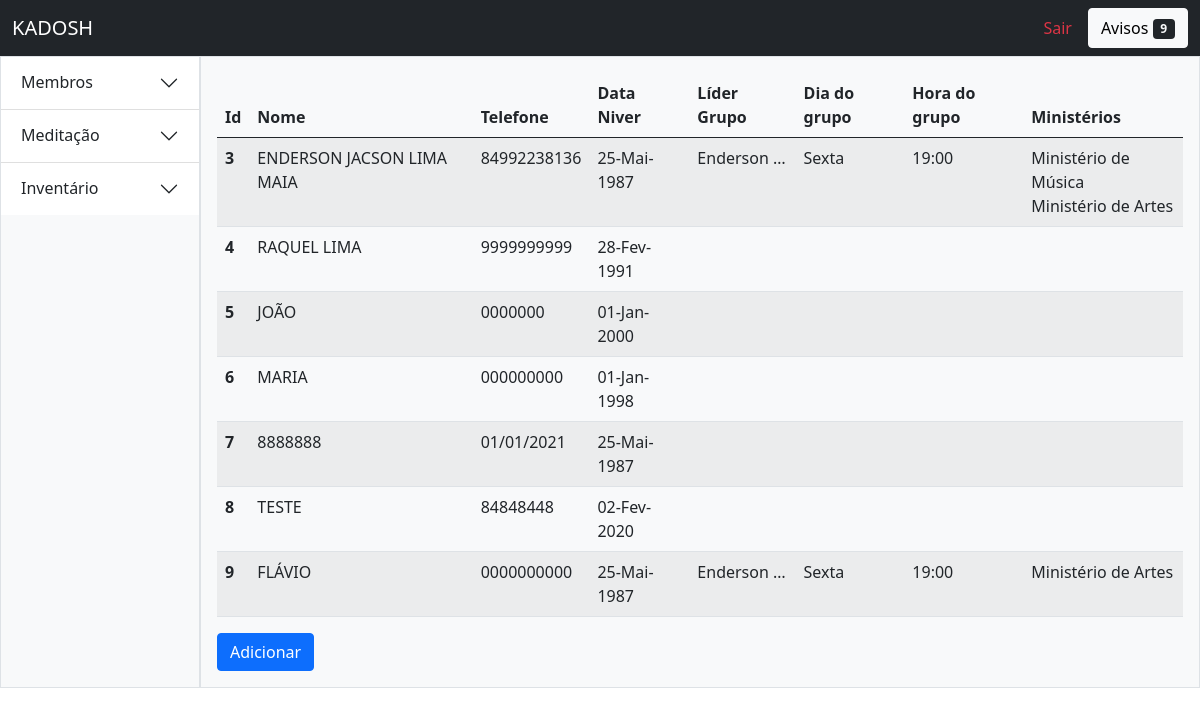
The app's page / (signed in), older data.
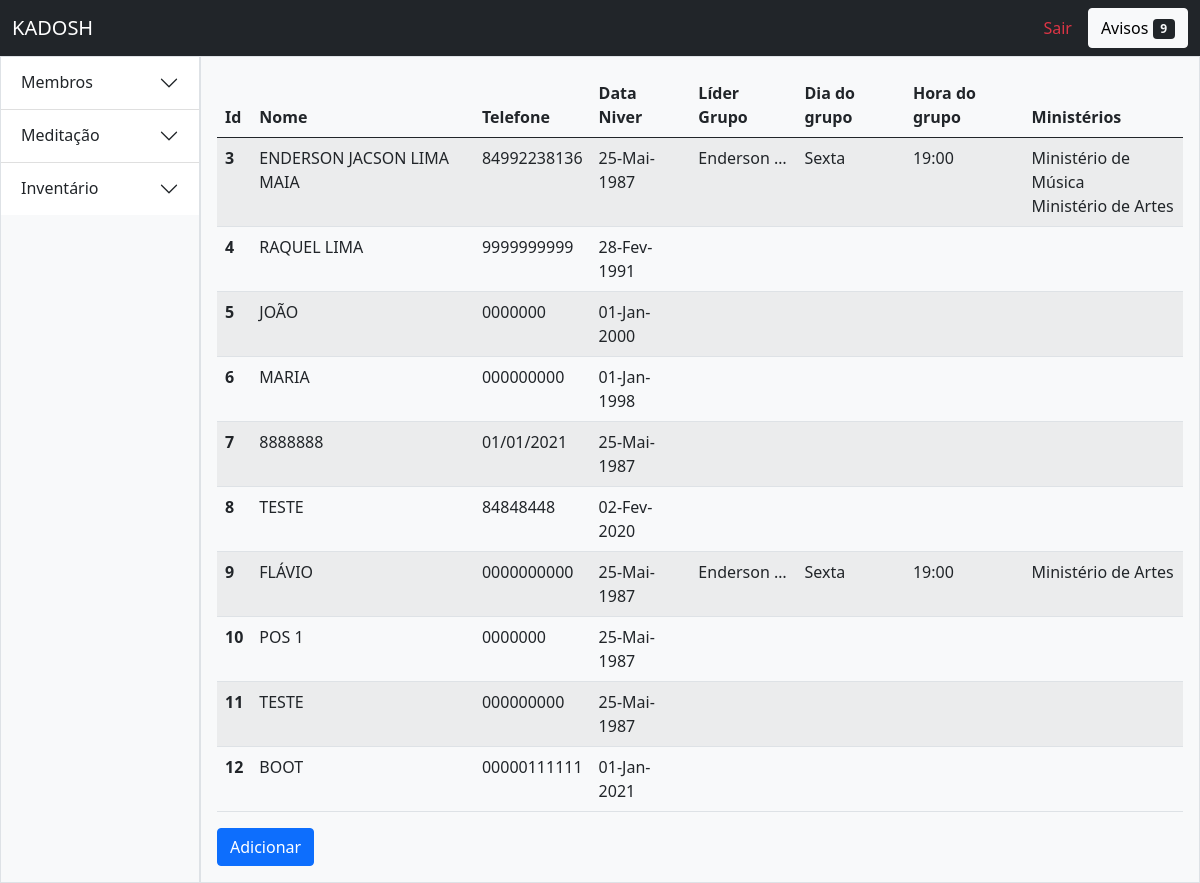
The same page, newer data.
### membros/models.py (models this page shows, shortened)
class Membro(models.Model):
    nome = models.CharField(max_length=200)
    telefone = models.CharField(max_length=20)
    data_aniversario = models.DateField()
    grupo_membro = models.ForeignKey('membros.Grupo', on_delete=models.CASCADE,blank=True,null=True)
    ministerios = models.ManyToManyField('membros.Ministerio', blank=True)
    def __str__(self):
        return str(self.nome) + ' - ' + str(self.telefone)

class Grupo(models.Model):
    lider = models.ForeignKey(Membro, related_name='lider_grupo', on_delete=models.CASCADE)
    dia_semana = models.CharField(max_length=20, default='dia')
    hora = models.CharField(max_length=5, default='00:00')

class Ministerio(models.Model):
    nome = models.CharField(max_length=200)
    lider = models.ForeignKey(Membro, related_name='lider_ministerio', on_delete=models.CASCADE)
    dia_semana = models.CharField(max_length=20, default='dia')
    hora = models.CharField(max_length=5, default='00:00')

### membros/views.py (the view)
# urls.py: path('', login_required(MembroListView.as_view()), name='index'),
class MembroListView(ListView):
    model= Membro
    template_name = 'index.html'
    context_object_name = 'objMembros'
    def get_queryset(self):
        return Membro.objects.all()

### membros/templates/index.html (shortened to what this page needs)
{% extends 'base.html' %}
{% block conteudo %}
{% if user.is_authenticated %}
<table class="table table-striped">
  <thead>
    <tr>
      <th scope="col">Id</th>
      <th scope="col">Nome</th>
      <th scope="col">Telefone</th>
      <th scope="col">Data Niver</th>
      <th scope="col">Líder Grupo</th>
      <th class="col">Dia do grupo</th>
      <th class="col">Hora do grupo</th>
      <th class="col">Ministérios</th>
    </tr>
  </thead>
  <tbody>
     {% for obj in objMembros %}
   <tr>
      <th scope="row">{{ obj.pk }}</th>
      <td>{{ obj.nome | upper }}</td>
      <td>{{ obj.telefone }}</td>
      <td>{{ obj.data_aniversario |date:'d-M-Y' }}</td>
      <td>{{ obj.grupo_membro.lider |truncatewords:1 }}</td>
      <td>{{ obj.grupo_membro.dia_semana }}</td>
      <td>{{ obj.grupo_membro.hora }}</td>
      <td>{%for min in obj.ministerios.all%}{{min.nome}}<br>{%endfor%}</td>
    </tr>
      {% endfor %}
  </tbody>
</table>
<a class="btn btn-primary" href="{% url 'criar_membro' %}" >Adicionar</a>
{% endif %}
{% endblock %}

### kadosh/templates/base.html (shortened to what this page needs)
<!DOCTYPE html>
<html lang="pt-br">
<head>
    <link href="https://cdn.jsdelivr.net/npm/bootstrap@5.0.1/dist/css/bootstrap.min.css" rel="stylesheet">
  <link rel="stylesheet" href="https://cdnjs.cloudflare.com/ajax/libs/jquery-datetimepicker/2.5.20/jquery.datetimepicker.min.css" />
</head>
<body>
<nav class="navbar navbar-expand-lg navbar-dark bg-dark">
  <div class="container-fluid">
    <a class="navbar-brand" href="/">KADOSH</a>
    {% if user.is_authenticated %}
      <div class="d-flex">
        <a class="nav-link text-danger" href="../accounts/logout" tabindex="-1" aria-disabled="true">Sair</a>
        <button type="button" class="btn btn-light">
          Avisos <span class="badge bg-dark text-light">9</span>
        </button>
    {% else %}
          <a class="nav-link" href="../accounts/login" tabindex="-1" aria-disabled="true">Entrar</a>
    </div>
    {% endif %}
  </div>
</nav>
<div class="row g-0">
<div class="col-6 col-md-2 border bg-light">
<div class="accordion accordion-flush" id="accordionFlushExample">
  <div class="accordion-item ">
    <h2 class="accordion-header " id="flush-headingOne">
      <button class="accordion-button collapsed" type="button" data-bs-toggle="collapse" data-bs-target="#flush-collapseOne" aria-expanded="false" aria-controls="flush-collapseOne">
        Membros
      </button>
    </h2>
  </div>
  <div class="accordion-item">
    <h2 class="accordion-header" id="flush-headingTwo">
      <button class="accordion-button collapsed" type="button" data-bs-toggle="collapse" data-bs-target="#flush-collapseTwo" aria-expanded="false" aria-controls="flush-collapseTwo">
        Meditação
      </button>
    </h2>
  </div>
  <div class="accordion-item">
    <h2 class="accordion-header" id="flush-headingThree">
      <button class="accordion-button collapsed" type="button" data-bs-toggle="collapse" data-bs-target="#flush-collapseThree" aria-expanded="false" aria-controls="flush-collapseThree">
        Inventário
      </button>
    </h2>
  </div>
</div>
</div>
<div class="col-sm-6 col-md-10 p-3 border bg-light">
    {% block conteudo %}{% endblock %}
</div>
</div>
</body>
</html>

Row changes from the older to the newer data that the page shows:
added Membro: pk "10", nome "POS 1", telefone "0000000", data_aniversario "25-Mai-1987"
added Membro: pk "11", nome "TESTE", telefone "000000000", data_aniversario "25-Mai-1987"
added Membro: pk "12", nome "BOOT", telefone "00000111111", data_aniversario "01-Jan-2021"
